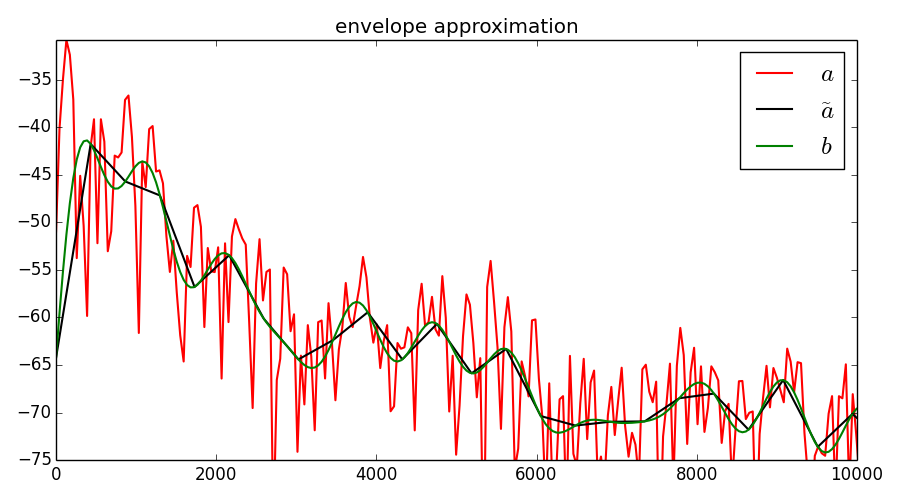

Python code for this plot:
import numpy as np
import matplotlib.pyplot as plt
from scipy.signal import hamming, hanning, triang, blackmanharris, resample
import math
import sys, os, time
from scipy.fftpack import fft, ifft

sys.path.append(os.path.join(os.path.dirname(os.path.realpath(__file__)), '../../../software/models/'))
import utilFunctions as UF
import dftModel as DFT


def stochasticModelFrame(x, w, N, stocf) :
	# x: input array sound, w: analysis window, N: FFT size,  
	# stocf: decimation factor of mag spectrum for stochastic analysis
	hN = N/2+1                                               # size of positive spectrum
	hM = (w.size)/2                                          # half analysis window size
	pin = hM                                                 # initialize sound pointer in middle of analysis window       
	fftbuffer = np.zeros(N)                                  # initialize buffer for FFT
	yw = np.zeros(w.size)                                    # initialize output sound frame
	w = w / sum(w)                                           # normalize analysis window
	#-----analysis-----             
	xw = x[pin-hM:pin+hM] * w                              # window the input sound
	X = fft(xw)                                            # compute FFT
	mX = 20 * np.log10( abs(X[:hN]) )                      # magnitude spectrum of positive frequencies
	mXenv = resample(np.maximum(-200, mX), mX.size*stocf)  # decimate the mag spectrum     
	pX = np.angle(X[:hN])
	#-----synthesis-----
	mY = resample(mXenv, hN)                               # interpolate to original size
	pY = 2*np.pi*np.random.rand(hN)                        # generate phase random values
	Y = np.zeros(N, dtype = complex)
	Y[:hN] = 10**(mY/20) * np.exp(1j*pY)                   # generate positive freq.
	Y[hN:] = 10**(mY[-2:0:-1]/20) * np.exp(-1j*pY[-2:0:-1]) # generate negative freq.
	fftbuffer = np.real( ifft(Y) )                         # inverse FFT
	y = fftbuffer*N/2                                  
	return mX, pX, mY, pY, y
    
# example call of stochasticModel function
if __name__ == '__main__':
  (fs, x) = UF.wavread('../../../sounds/ocean.wav')
  w = np.hanning(1024)
  N = 1024
  stocf = .1
  envSize = (N * stocf) // 2
  maxFreq = 10000.0
  lastbin = N*maxFreq/fs
  first = 4000
  last = first+w.size
  mX, pX = DFT.dftAnal(x[first:last], w, N)
  mXenv = resample(np.maximum(-200, mX), envSize)
  mY = resample(mXenv, N/2)
 
  plt.figure(1, figsize=(9, 5))
  plt.plot(float(fs)*np.arange(mX.size)/N, mX, 'r', lw=1.5, label=r'$a$')
  plt.plot(float(fs/2.0)*np.arange(0, envSize)/envSize, mXenv, color='k', lw=1.5, label=r'$\tilde a$')
  plt.plot(float(fs)*np.arange(0, N/2)/N, mY, 'g', lw=1.5, label=r'$b$')
  plt.legend(fontsize=18)
  plt.axis([0, maxFreq, -75, max(mX)])
  plt.title('envelope approximation')

  plt.tight_layout()
  plt.savefig('envelope-approx.png')
  plt.show()
